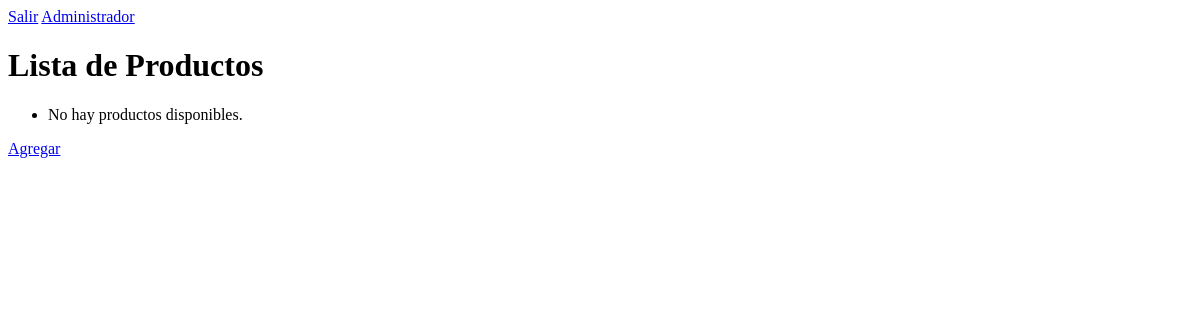
Before: /productos/ (signed in) with the older database file.
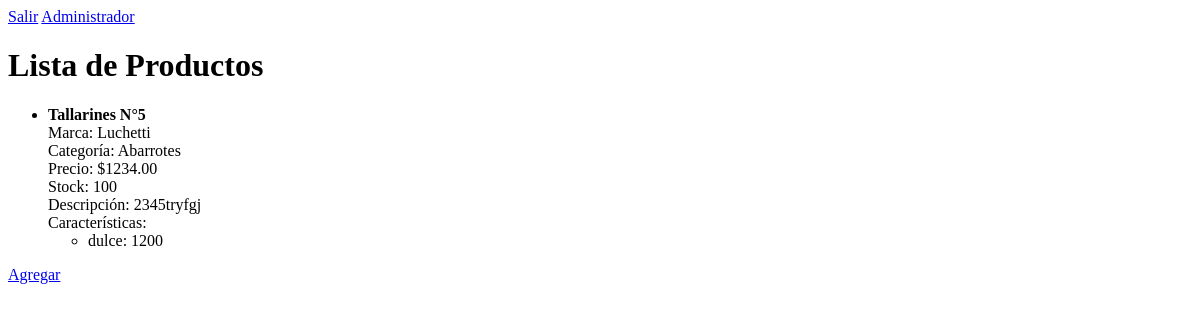
After: the same page with the newer database file.
### productos/models.py (models this page shows, shortened)
class Producto(models.Model):
    nombre = models.CharField(max_length=200)
    marca = models.ForeignKey(Marca, on_delete=models.CASCADE)
    categoria = models.ForeignKey(Categoria, on_delete=models.CASCADE)
    precio = models.DecimalField(max_digits=10, decimal_places=2)
    stock = models.IntegerField(default=0)
    fecha_agregado = models.DateTimeField(auto_now_add=True)
    descripcion = models.TextField(blank=True)
    caracteristicas = models.ManyToManyField(Caracteristica, blank=True)

class Marca(models.Model):
    nombre = models.CharField(max_length=100)
    descripcion = models.TextField(blank=True)
    def __str__(self):
        return self.nombre

class Categoria(models.Model):
    nombre = models.CharField(max_length=100)
    descripcion = models.TextField(blank=True)
    def __str__(self):
        return self.nombre

class Caracteristica(models.Model):
    nombre = models.CharField(max_length=100)
    valor = models.CharField(max_length=200)
    def __str__(self):
        return f"{self.nombre}: {self.valor}"

### productos/views.py (the view)
# urls.py: path('productos/', lista_productos, name='lista_productos'),
@login_required(login_url='/')
def lista_productos(request):
    productos = Producto.objects.all()
    return render(request, 'productos/lista_productos.html', {'productos': productos})

### productos/templates/productos/lista_productos.html (shortened to what this page needs)
<!DOCTYPE html>
<html lang="es">
<head>
</head>
<body>
    <div>
        <a href="/logout">Salir</a>
        <a href="/admin">Administrador</a>
    </div>
    <h1>Lista de Productos</h1>
    <ul>
        {% for producto in productos %}
            <li>
                <strong>{{ producto.nombre }}</strong><br>
                Marca: {{ producto.marca }}<br>
                Categoría: {{ producto.categoria }}<br>
                Precio: ${{ producto.precio }}<br>
                Stock: {{ producto.stock }}<br>
                Descripción: {{ producto.descripcion }}<br>
                Características:
                <ul>
                    {% for caracteristica in producto.caracteristicas.all %}
                        <li>{{ caracteristica }}</li>
                    {% endfor %}
                </ul>
            </li>
        {% empty %}
            <li>No hay productos disponibles.</li>
        {% endfor %}
    </ul>
    <a href="agregar">Agregar</a>
</body>
</html>

Changed rows visible on the page:
added Producto: nombre "Tallarines N°5", marca "Luchetti", categoria "Abarrotes", precio "1234.00", stock "100", descripcion "2345tryfgj"
now on this page (row unchanged): Caracteristica: nombre+valor "dulce: 1200"
Other visible differences:
text no longer shown: "No hay productos disponibles."
